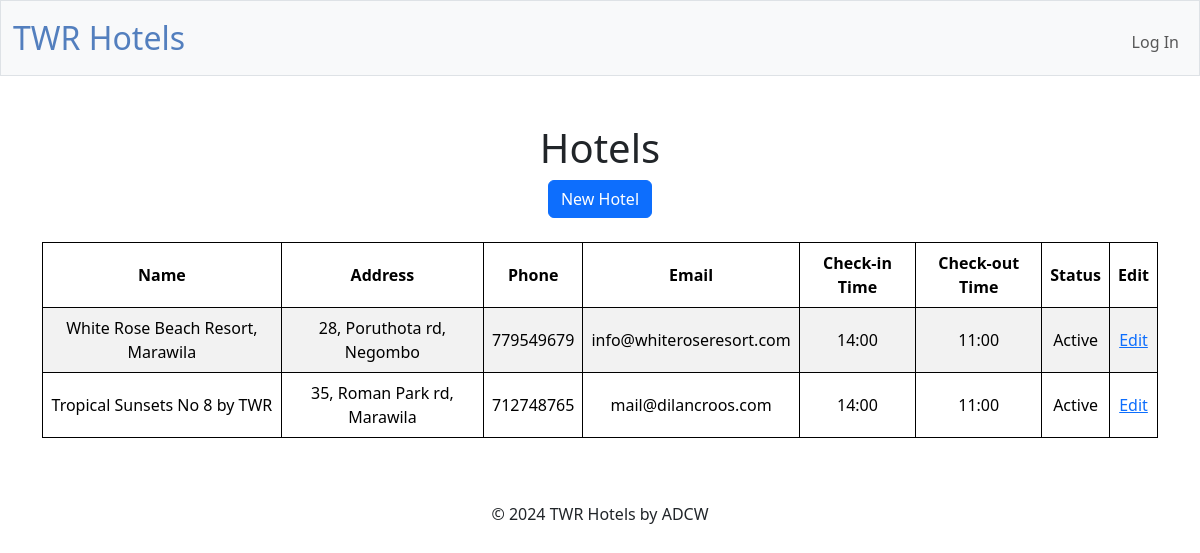
The app's page /hotels, older data.
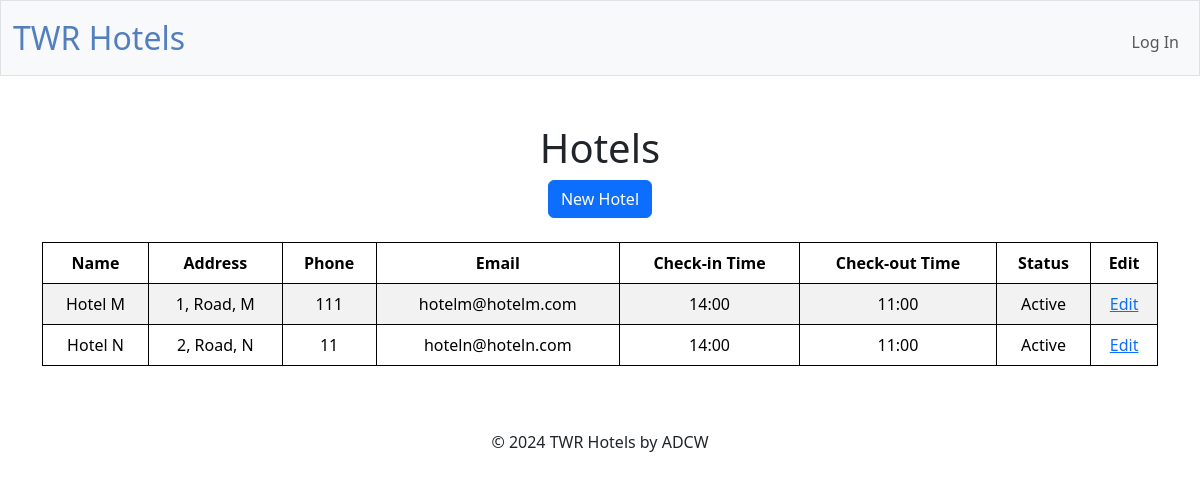
The same page, newer data.
### tables this page shows
CREATE TABLE hotels (hotelID INTEGER PRIMARY KEY AUTOINCREMENT NOT NULL , name TEXT NOT NULL, address TEXT, phone INTEGER, email TEXT, checkinTime TIME, checkoutTime TIME, statusID INTEGER);

CREATE TABLE "status" (statusID INTEGER PRIMARY KEY AUTOINCREMENT NOT NULL, status TEXT NOT NULL);

### app.py (the view)
@app.route("/hotels", methods=["GET"])
@manager_required
def hotels():
    hotels = db.execute(
        "SELECT hotels.*, status.status FROM hotels INNER JOIN status ON hotels.statusID = status.statusID")
    return render_template("hotels.html", hotels=hotels)

### app.py (called while the page is built)
@app.after_request
def after_request(response):
    response.headers["Cache-Control"] = "no-cache, no-store, must-revalidate"
    response.headers["Expires"] = 0
    response.headers["Pragma"] = "no-cache"
    return response

### templates/hotels.html (shortened to what this page needs)
{% extends "layout.html" %}
{% block main %}
<h1>Hotels</h1>
<a href="/new_hotel" class="btn btn-primary">New Hotel</a>
<br>
<br>
<table class="table table-striped">
    <thead>
        <tr>
            <th>Name</th>
            <th>Address</th>
            <th>Phone</th>
            <th>Email</th>
            <th>Check-in Time</th>
            <th>Check-out Time</th>
            <th>Status</th>
            <th>Edit</th>
        </tr>
    </thead>
    <tbody>
        {% for hotel in hotels %}
            <tr>
                <td>{{ hotel["name"] }}</td>
                <td>{{ hotel["address"] }}</td>
                <td>{{ hotel["phone"] }}</td>
                <td>{{ hotel["email"] }}</td>
                <td>{{ hotel["checkinTime"] }}</td>
                <td>{{ hotel["checkoutTime"] }}</td>
                <td>{{ hotel["status"] }}</td>
                <td><a href="/edit_hotel?hotelid={{ hotel['hotelID'] }}">Edit</a></td>
            </tr>
        {% endfor %}
    </tbody>
</table>
{% endblock %}

Row changes from the older to the newer data that the page shows:
changed hotels: name "White Rose Beach Resort, Marawila" → "Hotel M"; address "28, Poruthota rd, Negombo" → "1, Road, M"; phone "779549679" → "111"; email "info@whiteroseresort.com" → "hotelm@hotelm.com"
changed hotels: name "Tropical Sunsets No 8 by TWR" → "Hotel N"; address "35, Roman Park rd, Marawila" → "2, Road, N"; phone "712748765" → "11"; email "mail@dilancroos.com" → "hoteln@hoteln.com"
